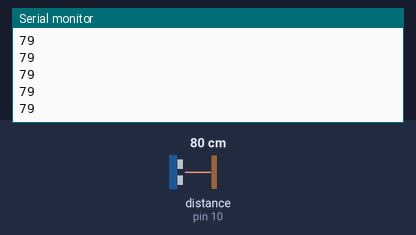
The sketch below on a simulated Arduino Uno, built with avr-gcc and run on an emulated ATmega328P. Shown: the last lines printed to the serial monitor. Wiring (inferred from the names in the program): ultrasonic range finder: trigger pin 9; echo pin 10. The test bench sets the inputs (shaded band); at power-on: distance to the obstacle (sensor on pin 10) 80 cm. The echo pulse lasts 58.3 µs per cm.

Above: at 1.2 s.
1.3 s: distance to the obstacle (sensor on pin 10) set to 2 cm
At 1.43 s:
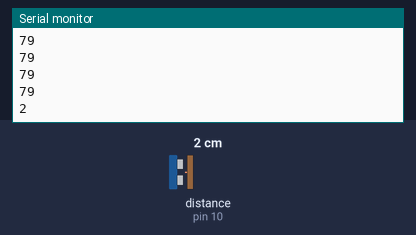
2.8 s: distance to the obstacle (sensor on pin 10) set to 4 cm
At 2.8 s:
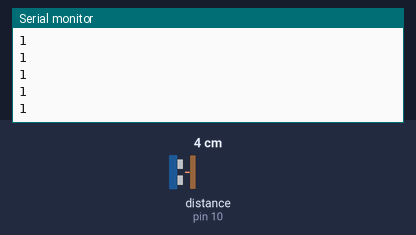
Timing chart, 0 to 5.8 s (numbered marks = the images above; inputs shaded):
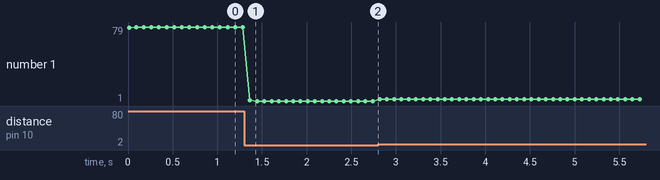

The sketch:

arduino_sensor.ino
```cpp
/*
  Ultrasonic Sensor HC-SR04 and Arduino Tutorial

  by Dejan Nedelkovski,
  www.HowToMechatronics.com

*/

// defines pins numbers
const int trigPin = 9;
const int echoPin = 10;
// defines variables
long duration;
int distance;
void setup() {
  pinMode(trigPin, OUTPUT); // Sets the trigPin as an Output
  pinMode(echoPin, INPUT); // Sets the echoPin as an Input
  Serial.begin(9600);
  // set a parsing timeout of 10ms
  // (used by Serial.readString, parseInt, etc):
  Serial.setTimeout(10);
  // wait 3 secs if no remote serial connection is open:
  if (!Serial) delay(3000);
  Serial.println("Hello 😀");
}
void loop() {
  // Clears the trigPin
  digitalWrite(trigPin, LOW);
  delayMicroseconds(2);
  // Sets the trigPin on HIGH state for 10 micro seconds
  digitalWrite(trigPin, HIGH);
  delayMicroseconds(10);
  digitalWrite(trigPin, LOW);
  // Reads the echoPin, returns the sound wave travel time in microseconds
  duration = pulseIn(echoPin, HIGH);
  // Calculating the distance
  distance = duration * 0.034 / 2;
  // Prints the distance on the Serial Monitor
  Serial.println(distance);
  delay(80);
}
```

Measured:
- after the input at 1.3 s, the serial monitor: prints a new line after 0.07 s (image 1)
- plotted number 1: 79 → 1 after the input at 1.3 s, 1 → 3 after the input at 2.8 s
